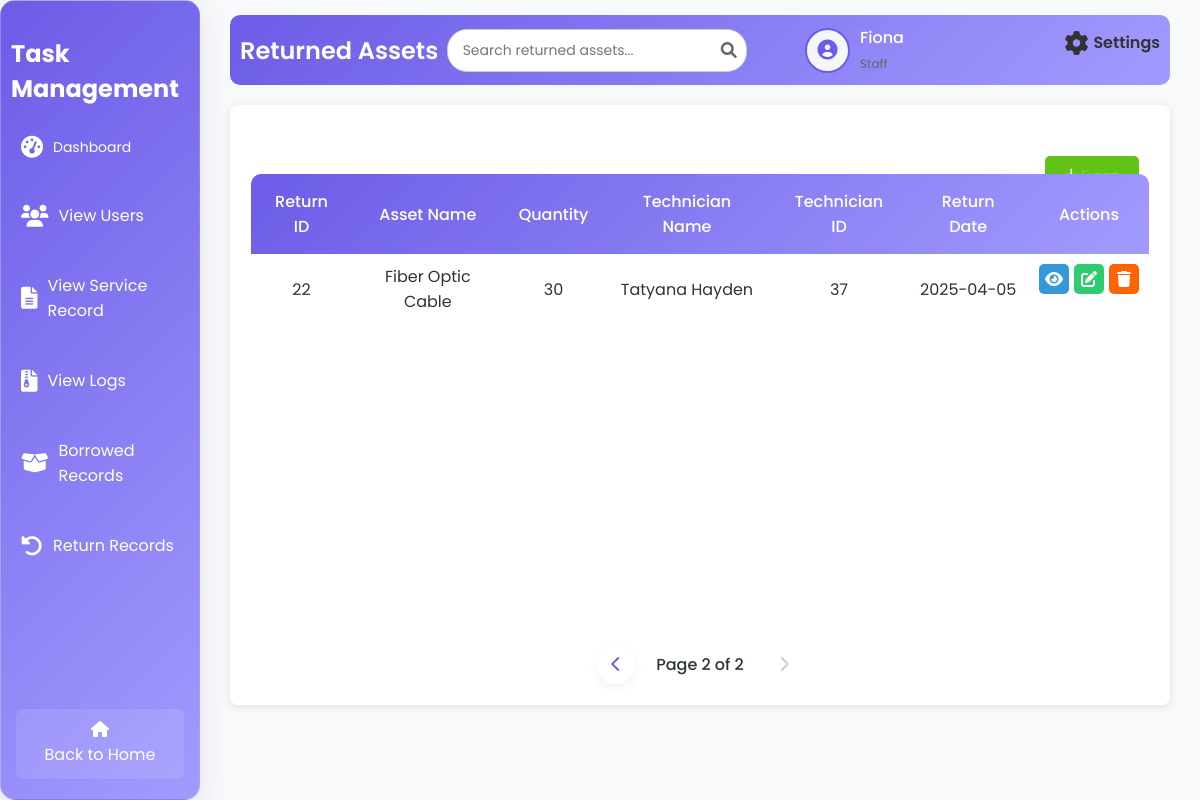
Page /returnT.php?page=2 (signed in) on the earlier database version.
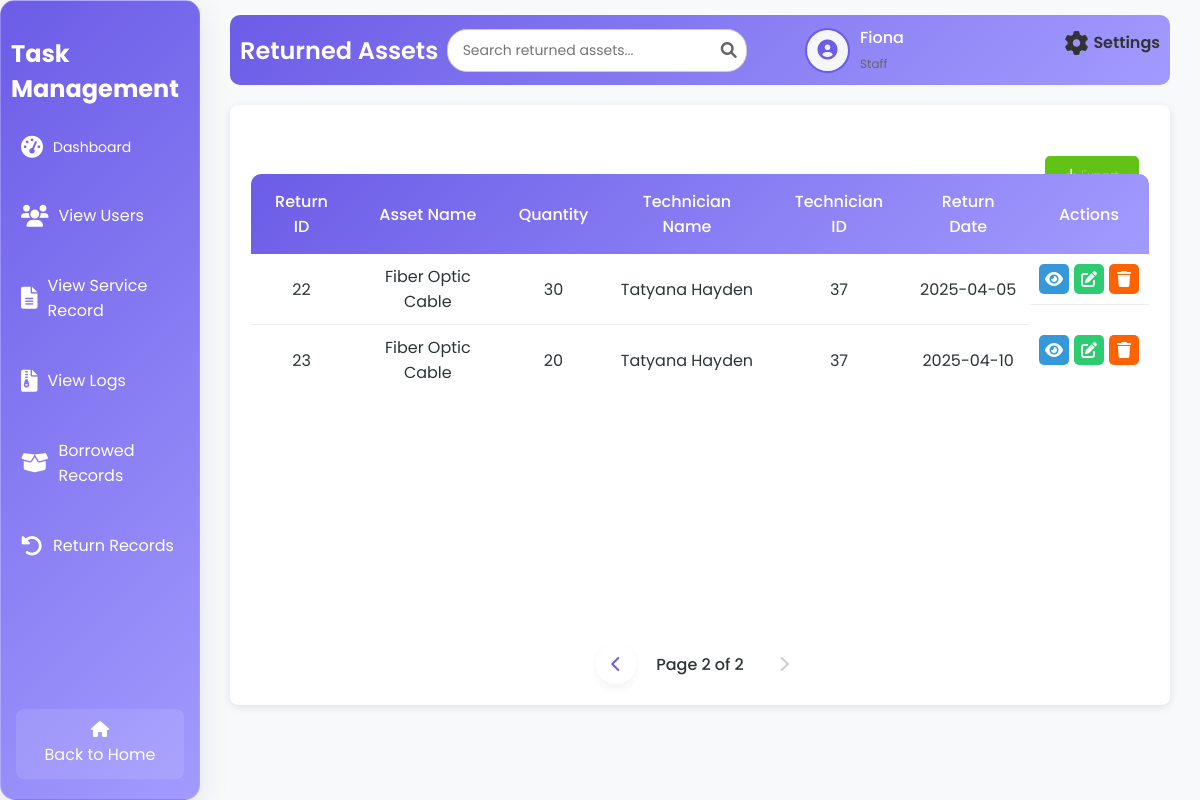
Same page on the later database version.
### tables this page shows
CREATE TABLE `tbl_returned` (
  `r_id` int(50) NOT NULL,
  `r_assets_name` varchar(200) NOT NULL,
  `r_quantity` int(50) NOT NULL,
  `r_technician_name` varchar(200) NOT NULL,
  `r_technician_id` int(50) NOT NULL,
  `r_date` date NOT NULL
);

### returnT.php (the view, shortened to what the changed rows need)
<?php
include 'db.php';
if ($conn) {
    $limit = 10;
    $page = isset($_GET['page']) ? (int)$_GET['page'] : 1;
    $offset = ($page - 1) * $limit;
    $sqlBorrowed = "SELECT r_id, r_assets_name, r_quantity, r_technician_name, r_technician_id, r_date FROM tbl_returned LIMIT ?, ?";
    $stmt = $conn->prepare($sqlBorrowed);
    $stmt->bind_param("ii", $offset, $limit);
    $stmt->execute();
    $resultBorrowed = $stmt->get_result();
} else {
    echo "Database connection failed.";
    exit();
}
?>
<!DOCTYPE html>
<html lang="en">
<head>
    <link rel="stylesheet" href="returnTA.css">
    <link rel="stylesheet" href="https://cdnjs.cloudflare.com/ajax/libs/font-awesome/6.0.0-beta3/css/all.min.css">
</head>
<body>
<div class="wrapper">
    <div class="sidebar glass-container">
        <h2>Task Management</h2>
    </div>
    <div class="container">
        <div class="upper">
            <h1>Returned Assets</h1>
        </div>
        <div class="table-box glass-container">
            <table id="returned-assets-table">
                <thead>
                    <tr>
                        <th>Return ID</th>
                        <th>Asset Name</th>
                        <th>Quantity</th>
                        <th>Technician Name</th>
                        <th>Technician ID</th>
                        <th>Return Date</th>
                        <th>Actions</th>
                    </tr>
                </thead>
                <tbody id="tableBody">
                    <?php
                    if ($resultBorrowed && $resultBorrowed->num_rows > 0) {
                        while ($row = $resultBorrowed->fetch_assoc()) {
                            echo "<tr>
                                    <td>{$row['r_id']}</td>
                                    <td>" . htmlspecialchars($row['r_assets_name'], ENT_QUOTES, 'UTF-8') . "</td>
                                    <td>{$row['r_quantity']}</td>
                                    <td>" . htmlspecialchars($row['r_technician_name'], ENT_QUOTES, 'UTF-8') . "</td>
                                    <td>{$row['r_technician_id']}</td>
                                    <td>{$row['r_date']}</td>
                                    <td class='action-buttons'>
                                        <a class='view-btn' onclick=\"showViewModal('{$row['r_id']}', '" . htmlspecialchars($row['r_assets_name'], ENT_QUOTES, 'UTF-8') . "', '{$row['r_quantity']}', '" . htmlspecialchars($row['r_technician_name'], ENT_QUOTES, 'UTF-8') . "', '{$row['r_technician_id']}', '{$row['r_date']}')\" title='View'><i class='fas fa-eye'></i></a>
                                        <a href='editB.php?id={$row['r_id']}' class='edit-btn' title='Edit'><i class='fas fa-edit'></i></a>
                                        <a class='delete-btn' onclick=\"showDeleteModal('{$row['r_id']}', '" . htmlspecialchars($row['r_assets_name'], ENT_QUOTES, 'UTF-8') . "')\" title='Delete'><i class='fas fa-trash'></i></a>
                                    </td>
                                  </tr>";
                        }
                    } else {
                        echo "<tr><td colspan='7' style='text-align: center;'>No returned assets found.</td></tr>";
                    }
                    ?>
                </tbody>
            </table>
        </div>
    </div>
</div>
</body>
</html>

Differences in the rows shown:
added tbl_returned: r_id "23", r_assets_name "Fiber Optic Cable", r_quantity "20", r_technician_name "Tatyana Hayden", r_technician "37", r_date "2025-04-10"
